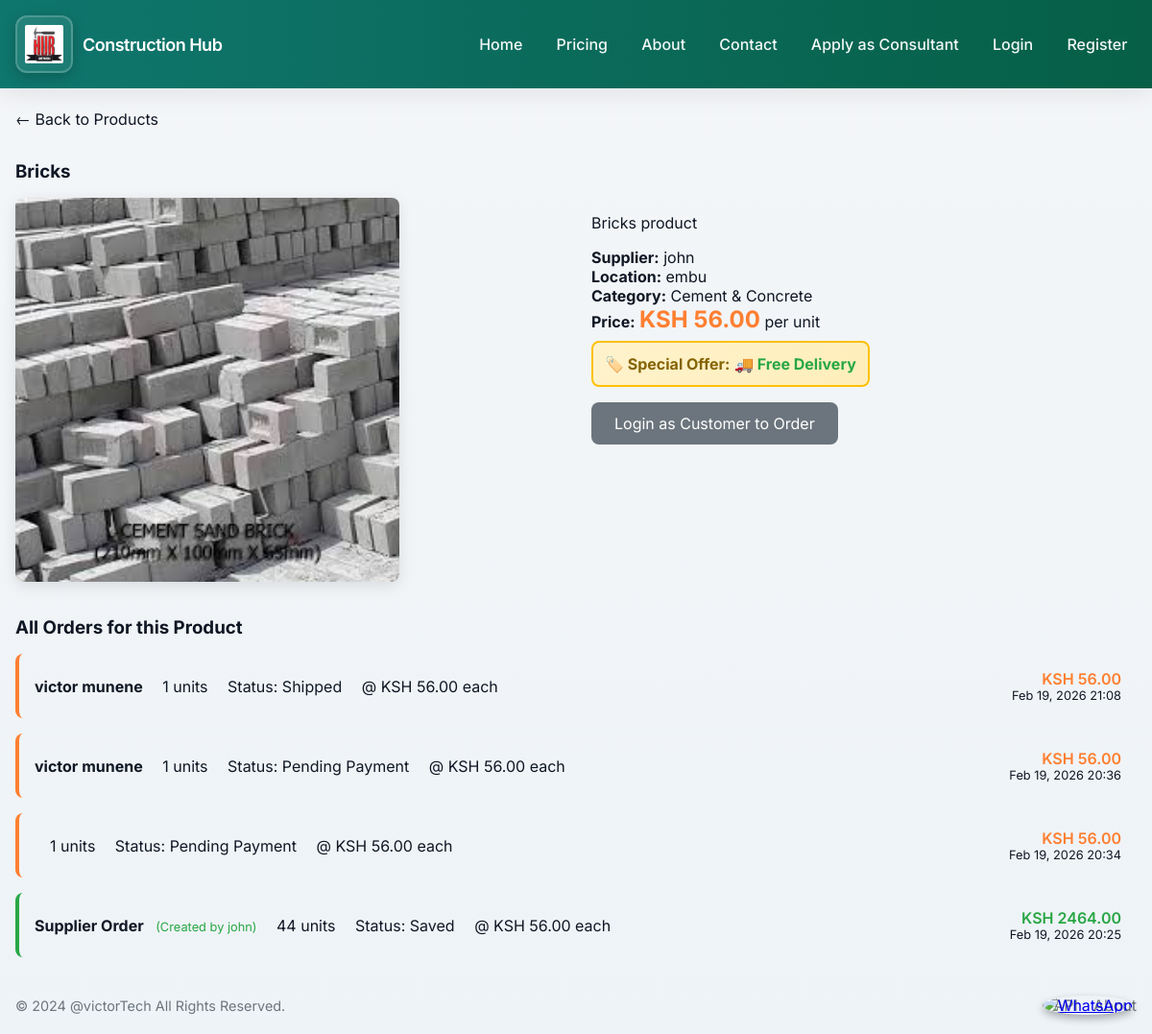
The page /products/1/ on the database its author committed.
### apps/products/models.py (models this page shows, shortened)
class Product(models.Model):
    CATEGORY_CHOICES = [
        ('cement', 'Cement & Concrete'),
        ('steel', 'Steel & Metals'),
        ('wood', 'Wood & Timber'),
        ('electrical', 'Electrical'),
        ('plumbing', 'Plumbing'),
        ('tools', 'Tools & Equipment'),
        ('other', 'Other'),
    ]
    name = models.CharField(max_length=255)
    description = models.TextField()
    category = models.CharField(max_length=20, choices=CATEGORY_CHOICES, default='other')
    image_url = models.URLField(blank=True, null=True)
    cost = models.DecimalField(max_digits=10, decimal_places=2)
    quality = models.CharField(max_length=50, choices=[
        ('standard', 'Standard'),
        ('premium', 'Premium'),
        ('high_end', 'High-End'),
    ], default='standard', help_text="Quality level of the product")
    location = models.CharField(max_length=255)
    available_quantity = models.PositiveIntegerField(default=0)
    supplier = models.ForeignKey(Supplier, on_delete=models.CASCADE, related_name='products_from_products_app')
    offer = models.CharField(max_length=50, blank=True, null=True, choices=[
        ('', 'No Offer'),
        ('free_delivery', 'Free Delivery'),
        ('10_percent_discount', '10% Discount'),
    ], help_text="Special offer applied to this product")

### apps/suppliers/models.py (models this page shows, shortened)
class Supplier(models.Model):
    user = models.OneToOneField(settings.AUTH_USER_MODEL, on_delete=models.CASCADE)
    company_name = models.CharField(max_length=255, blank=True)
    location = models.CharField(max_length=255, blank=True)
    contact_number = models.CharField(max_length=15, blank=True)
    consultation_fee = models.DecimalField(max_digits=8, decimal_places=2, default=0.00)

### apps/orders/models.py (models this page shows, shortened)
class Order(models.Model):
    customer = models.ForeignKey(settings.AUTH_USER_MODEL, on_delete=models.CASCADE, related_name='orders', null=True, blank=True)
    ordering_supplier = models.ForeignKey(settings.AUTH_USER_MODEL, on_delete=models.SET_NULL, related_name='supplier_orders', null=True, blank=True, help_text="Supplier who created this order")
    product = models.ForeignKey(Product, on_delete=models.CASCADE, related_name='orders', null=True, blank=True)
    quantity = models.PositiveIntegerField(default=1)
    price = models.DecimalField(max_digits=10, decimal_places=2, null=True, blank=True, help_text="Price per unit in KSH at time of order")
    order_number = models.CharField(max_length=50, unique=True, blank=True, null=True)
    customer_name = models.CharField(max_length=255, blank=True)
    customer_number = models.CharField(max_length=15, blank=True)
    customer_location = models.CharField(max_length=255, blank=True)
    created_at = models.DateTimeField(auto_now_add=True)
    updated_at = models.DateTimeField(auto_now=True)
    status = models.CharField(max_length=30, choices=[
        ('saved', 'Saved'),
        ('pending_payment', 'Pending Payment'),
        ('paid', 'Paid'),
        ('shipped', 'Shipped'),
        ('complete_waiting_transport', 'Complete Waiting for Transport'),
        ('completed', 'Completed'),
        ('canceled', 'Canceled'),
    ], default='saved')
    order_image = models.ImageField(upload_to='order_images/', blank=True, null=True, help_text="Image uploaded by supplier when creating order")
    plan_type = models.CharField(max_length=50, blank=True, null=True, help_text="Type of architectural plan purchased (2_bedroom, 3_bedroom)")
    mpesa_phone_number = models.CharField(max_length=15, blank=True, null=True, help_text="Customer's M-Pesa phone number")
    mpesa_transaction_id = models.CharField(max_length=50, blank=True, null=True, help_text="M-Pesa transaction ID")
    mpesa_checkout_request_id = models.CharField(max_length=50, blank=True, null=True, help_text="M-Pesa checkout request ID")
    payment_status = models.CharField(max_length=20, choices=[
        ('pending', 'Pending'),
        ('completed', 'Completed'),
        ('failed', 'Failed'),
        ('cancelled', 'Cancelled'),
    ], default='pending', help_text="M-Pesa payment status")
    payment_initiated_at = models.DateTimeField(blank=True, null=True, help_text="When payment was initiated")
    payment_completed_at = models.DateTimeField(blank=True, null=True, help_text="When payment was completed")
    offer = models.CharField(max_length=50, blank=True, null=True, choices=[
        ('', 'No Offer'),
        ('free_delivery', 'Free Delivery'),
        ('10_percent_discount', '10% Discount'),
    ], help_text="Special offer applied to this order")
    @property
    def total_cost(self):
        unit_price = self.price if self.price else (self.product.cost if self.product else 0)
        total = unit_price * self.quantity
        if self.offer and '10_percent' in str(self.offer):
            discount_amount = total * Decimal('0.10')
            total = total - discount_amount
        return total

### apps/accounts/models.py (models this page shows, shortened)
class CustomUser(AbstractUser):
    USER_TYPES = [
        ('customer', 'Customer'),
        ('supplier', 'Supplier'),
        ('consultant', 'Consultant'),
        ('admin', 'Admin'),
    ]
    user_type = models.CharField(max_length=20, choices=USER_TYPES, default='customer')
    phone_number = models.CharField(max_length=15, blank=True, null=True)
    company_name = models.CharField(max_length=255, blank=True, null=True)
    location = models.CharField(max_length=255, blank=True, null=True)

### apps/products/views.py (the view, shortened to what this page needs)
# urls.py: path('<int:product_id>/', views.product_detail, name='product_detail'),
def product_detail(request, product_id):
    product = get_object_or_404(Product, id=product_id)
    orders = Order.objects.filter(product=product).order_by('-created_at')
    return render(request, 'products/product_detail.html', {'product': product, 'orders': orders})

### templates/products/product_detail.html (shortened to what this page needs)
{% extends "base.html" %}
{% load static %}
{% block content %}
<div class="container">
  <div class="dashboard-section">
    <div style="margin-bottom: 2rem;">
      <a href="{% url 'products:product_list' %}" style="color: var(--text-light); text-decoration: none;">← Back to Products</a>
    </div>
    <div class="dashboard-card" style="margin-bottom: 2rem;">
      <h3 style="color: var(--text); margin-bottom: 1rem;">{{ product.name }}</h3>
      <div style="display: grid; grid-template-columns: 1fr 1fr; gap: 2rem; align-items: start;">
        <div>
          {% if product.image_url %}
            <img src="{% static product.image_url %}" alt="{{ product.name }}" style="width: 100%; max-width: 400px; border-radius: 8px; box-shadow: 0 4px 15px rgba(0,0,0,0.1);">
          {% else %}
            <div style="width: 100%; max-width: 400px; height: 300px; background: linear-gradient(135deg, #ff7f31, #ff6b35); border-radius: 8px; display: flex; align-items: center; justify-content: center; font-size: 4rem; box-shadow: 0 4px 15px rgba(0,0,0,0.1);">📦</div>
          {% endif %}
        </div>
        <div>
          <p style="color: var(--text-light); margin-bottom: 1rem;">{{ product.description }}</p>
          <div style="margin-bottom: 1rem;">
            <strong style="color: var(--text);">Supplier:</strong> {{ product.supplier.company_name }}<br>
            <strong style="color: var(--text);">Location:</strong> {{ product.supplier.location|default:"N/A" }}<br>
            <strong style="color: var(--text);">Category:</strong> {{ product.get_category_display }}<br>
            <strong style="color: var(--text);">Price:</strong> <span style="color: #ff7f31; font-size: 1.5rem; font-weight: 700;">KSH {{ product.cost }}</span> per unit
            {% if product.offer %}
            <br>
            <div style="margin-top: 0.5rem; padding: 0.75rem; background: linear-gradient(135deg, #fff3cd, #ffeeba); border: 2px solid #ffc107; border-radius: 8px; display: inline-block;">
              <strong style="color: #856404;">🏷️ Special Offer:</strong>
              {% if product.offer == 'free_delivery' %}
                <span style="color: #28a745; font-weight: 700;">🚚 Free Delivery</span>
              {% elif product.offer == '10_percent_discount' %}
                <span style="color: #dc3545; font-weight: 700;">🔥 10% Discount</span>
              {% else %}
                <span style="color: #856404; font-weight: 700;">{{ product.get_offer_display }}</span>
              {% endif %}
            </div>
            {% endif %}
          </div>
          {% if user.is_authenticated and user.user_type == 'customer' %}
            <form method="post" action="{% url 'products:product_detail' product.id %}" style="display: inline;">
              {% csrf_token %}
              <div style="display: flex; gap: 1rem; align-items: center;">
                <div>
                  <label style="display: block; margin-bottom: 0.25rem; font-weight: 600;">Quantity:</label>
                  <input type="number" name="quantity" min="1" value="1" style="width: 80px; padding: 0.5rem; border: 2px solid #e9ecef; border-radius: 8px; font-size: 1rem;">
                </div>
                <button type="submit" name="add_to_cart" style="background: linear-gradient(135deg, #ff7f31, #ff9a5e); color: white; border: none; padding: 0.75rem 1.5rem; border-radius: 8px; font-weight: 600; cursor: pointer;">Add to Cart</button>
              </div>
            </form>
            <div style="margin-top: 1rem;">
              <a href="{% url 'products:cart' %}" style="color: #ff7f31; text-decoration: none; font-weight: 600;">View Cart</a>
            </div>
          {% elif user.is_authenticated %}
            <p style="color: #6c757d; font-style: italic;">Cart functionality is only available for customers.</p>
          {% else %}
            <a class="btn-secondary" href="{% url 'accounts:login' %}?next={% url 'products:product_detail' product.id %}" style="background: #6c757d; color: white; padding: 0.75rem 1.5rem; border-radius: 8px; text-decoration: none; display: inline-block;">Login as Customer to Order</a>
          {% endif %}
        </div>
      </div>
    </div>
    <div class="dashboard-card">
      <h3 style="color: var(--text); margin-bottom: 1rem;">All Orders for this Product</h3>
      {% if orders %}
        <div style="display: grid; gap: 1rem;">
          {% for order in orders %}
            <div style="padding: 1rem; background: var(--background-light); border-radius: 8px; border-left: 4px solid {% if order.ordering_supplier %}#28a745{% else %}#ff7f31{% endif %};">
              <div style="display: flex; justify-content: space-between; align-items: center;">
                <div>
                  {% if order.ordering_supplier %}
                    <strong style="color: var(--text);">Supplier Order</strong>
                    <span style="color: #28a745; font-size: 0.8rem; margin-left: 0.5rem;">(Created by {{ order.ordering_supplier.username }})</span>
                  {% else %}
                    <strong style="color: var(--text);">{{ order.customer_name }}</strong>
                  {% endif %}
                  <span style="color: var(--text-light); margin-left: 1rem;">{{ order.quantity }} units</span>
                  <span style="color: var(--text-light); margin-left: 1rem;">Status: {{ order.get_status_display }}</span>
                  {% if order.price %}
                    <span style="color: var(--text-light); margin-left: 1rem;">@ KSH {{ order.price }} each</span>
                  {% endif %}
                </div>
                <div style="text-align: right;">
                  <div style="color: {% if order.ordering_supplier %}#28a745{% else %}#ff7f31{% endif %}; font-weight: 600;">KSH {{ order.total_cost }}</div>
                  <div style="color: var(--text-light); font-size: 0.8rem;">{{ order.created_at|date:'M d, Y H:i' }}</div>
                </div>
              </div>
            </div>
          {% endfor %}
        </div>
      {% else %}
        <p style="color: var(--text-light); margin: 0;">No orders yet for this product.</p>
      {% endif %}
    </div>
  </div>
</div>
{% endblock %}

### static/css/styles.css (style rules this page uses)
:root { --bg:#f4f6f8; --accent:#0d6efd; --muted:#6c757d; --card:#ffffff; --success:#2e7d32; }
* { box-sizing:border-box }
body { font-family: 'Inter', Roboto, 'Helvetica Neue', Arial, sans-serif; margin: 0; padding: 0; background: linear-gradient(180deg,var(--bg),#eef3f7); color: #0f1724; }
.container { max-width:1200px; margin:0 auto; padding:0 1rem; }

### rows shown on the page
Product: name "Bricks", image_url (picture), description "Bricks product", supplier.company_name "john", supplier.location "embu", category "Cement & Concrete", cost "56.00"
Order: customer_name "victor munene", quantity "1", status "Shipped", price "56.00", total_cost "56.00", created_at "Feb 19, 2026 21:08"
Order: customer_name "victor munene", quantity "1", status "Pending Payment", price "56.00", total_cost "56.00", created_at "Feb 19, 2026 20:36"
Order: quantity "1", status "Pending Payment", price "56.00", total_cost "56.00", created_at "Feb 19, 2026 20:34"
Order: ordering_supplier.username "john", quantity "44", status "Saved", price "56.00", total_cost "2464.00", created_at "Feb 19, 2026 20:25"
